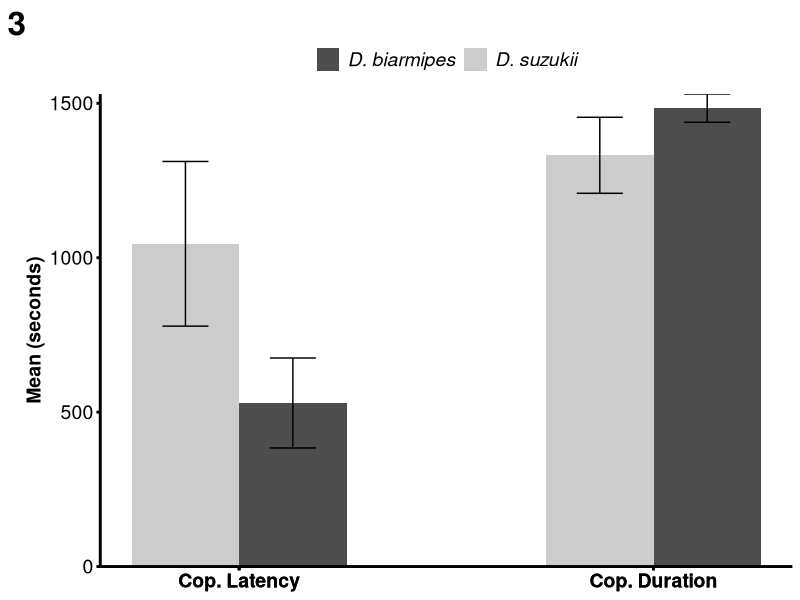

Here is the R script that generated this plot:
############################################## Script for SR analyses  #######################################################

#Analyzes sexual receptiveness data (% copulated, copulation latency, copulation duration) for D. suzukii & D. biarmipes
#Runs ANOVA, Tukey post-hoc test

#################################################################################################################################################

######## Set-up ########

#set working directory
setwd("C:/Users/rclar/Dropbox/McRobert Lab/Suzukii Paper/D_suzukii_behav")
getwd()

remove(list = ls())

#load libraries
library(tidyverse)
library(RColorBrewer)

#read in data
SR_data <- read_csv("SR_TidyData.csv", col_names = TRUE)

#################################################################################################################################################

######## Cop proportion analyses ########

#chi-square for 3-5 day virgins
#does the proportion 3-5 day virgins that cop v. don't cop differ across species
#set up chi-square table
cop_virgin <- c(10,20) #count of 3-5 virgins that cop (D suzukii, D biarmipies)
nocop_virgin <- c(10,0) #count of 3-5 virgins that didn't cop
cop_cont_virgin <- data.frame(cop_virgin, nocop_virgin) #cat together
  rownames(cop_cont_virgin) <- c("D_suzukii", "D_biarmipes") #row names
  colnames(cop_cont_virgin) <- c("Y", "N") #column names
cop_chi_virgin <- chisq.test(cop_cont_virgin) #chi-square test

#chi-square for 1-day post-mating
#does the proportion 1-day post-mating females that cop v. don't cop differ across species
#set up chi-square table
cop_1day <- c(3,1) #count of 1-day post-mating females that cop (D suzukii, D biarmipies)
nocop_1day <- c(17,19) #count of 1-day post-mating females that don't cop
cop_cont_1day <- data.frame(cop_1day, nocop_1day)
  rownames(cop_cont_1day) <- c("D_suzukii", "D_biarmipes")
  colnames(cop_cont_1day) <- c("Y", "N")
cop_chi_1day <- chisq.test(cop_cont_1day) #chi-square test

#chi-square for 7-day post-mating
#does the proportion 7-day post-mating females that cop v. don't cop differ across species
#set up chi-square table
cop_7day <- c(2,2) #count of 7-day post-mating females that cop (D suzukii, D biarmipies)
nocop_7day <- c(18,18) #count of 7-day post-mating females that don't cop
cop_cont_7day <- data.frame(cop_7day, nocop_7day)
  rownames(cop_cont_7day) <- c("D_suzukii", "D_biarmipes")
  colnames(cop_cont_7day) <- c("Y", "N")
cop_chi_7day <- chisq.test(cop_cont_7day) #chi-square test
cop_ft_7day <- fisher.test(cop_cont_7day) #fisher's exact test (bc table values so small)

#chi-square for 14-day post-mating
#does the proportion 14-day post-mating females that cop v. don't cop differ across species
#set up chi-square table
cop_14day <- c(3,2) #count of 14-day post-mating females that cop (D suzukii, D biarmipes)
nocop_14day <- c(17,10) #count of 14-day post-mating females that don't cop
cop_cont_14day <- data.frame(cop_14day, nocop_14day)
  rownames(cop_cont_14day) <- c("D_suzukii", "D_biarmipes")
  colnames(cop_cont_14day) <- c("Y", "N")
cop_chi_14day <- chisq.test(cop_cont_14day) #chi-square test
cop_ft_7day <- fisher.test(cop_cont_14day) #fisher's exact test 

#chi-square for all D suzukii
#does the proportion of D suzkii females that cop v. don't cop differ across treatments
#set up chi-square table
cop_ds <- c(10, 3, 2, 3) #count of females that cop (3-5 day virgins, 1-day PM, 7-day PM, 14-day PM)
nocop_ds <- c(10, 17, 18, 17) #count of females that don't cop
cop_cont_ds <- data.frame(cop_ds, nocop_ds)
  rownames(cop_cont_ds) <- c("Virgin", "PM1", "PM7", "PM14")
  colnames(cop_cont_ds) <- c("Y", "N")
cop_chi_ds <- chisq.test(cop_cont_ds) #chi-square test
cop_ft_ds <- fisher.test(cop_cont_ds) #fisher's exact test

#chi-square for all D biarmipes
#does the proportion of D biarmipes females that cop v. don't cop differ across treatments
#set up chi-square table
cop_db <- c(20, 1, 2, 2) #count of females that cop (3-5 day virgins, 1-day PM, 7-day PM, 14-day PM)
nocop_db <- c(0, 19, 18, 10) #count of females that don't cop
cop_cont_db <- data.frame(cop_db, nocop_db)
  rownames(cop_cont_db) <- c("Virgin", "PM1", "PM7", "PM14")
  colnames(cop_cont_db) <- c("Y", "N")
cop_chi_db <- chisq.test(cop_cont_db) #chi-square test
cop_ft_db <- fisher.test(cop_cont_db) #fisher's exact test

#################################################################################################################################################

######## CL & CD analyses ########

#remove rows with no copulation event
SR_data_clean <- SR_data[which(SR_data$Cop=='Y'),]

#subset to each copulation status (virgin, 1-day PM, etc.)
SR_virgins <- SR_data_clean[which(SR_data_clean$Virgin=='Y'),]

#t-tests
CL_ttest <- t.test(Cop_Latency ~ Species, data = SR_virgins, var.equal = FALSE) #cop latency t-test
CD_ttest <- t.test(Cop_Duration ~ Species, data = SR_virgins, var.equal = FALSE) #cop duration t-test

######## mean, SDs & SEs ########

##### D suzukii virgins 3-5 days ####
DS <- SR_virgins[which(SR_virgins$Test=='DS_V3-5'),] #subset dataframe

#DS 3-5 days CL data
DS_CL_mean <- mean(DS$Cop_Latency) #calculate mean
DS_CL_SD <- sd(DS$Cop_Latency) #calculate SD
DS_CL_SE <- DS_CL_SD/sqrt(10) #calculate SE

#DS 3-5 days CD data
DS_CD_mean <- mean(DS$Cop_Duration)
DS_CD_SD <- sd(DS$Cop_Duration)
DS_CD_SE <- DS_CD_SD/sqrt(10)

#### D biarmipes virgins 3-5 days ####
DB <- SR_virgins[which(SR_virgins$Test=='DB_V3-5'),] #subset dataframe

#DB 3-5 days CL data
DB_CL_mean <- mean(DB$Cop_Latency)
DB_CL_SD <- sd(DB$Cop_Latency)
DB_CL_SE <- DB_CL_SD/sqrt(20)

#DB 3-5 days CD data
DB_CD_mean <- mean(DB$Cop_Duration)
DB_CD_SD <- sd(DB$Cop_Duration)
DB_CD_SE <- DB_CD_SD/sqrt(20)

#### summarize results ####
#create vectors with means, SDs, etc.
Mean <- c(DS_CL_mean, DB_CL_mean, DS_CD_mean, DB_CD_mean) #pull means into one vector
SD <- c(DS_CL_SD, DB_CL_SD, DS_CD_SD, DB_CD_SD) #pulls SDs into one vector
SE <- c(DS_CL_SE, DB_CL_SE, DS_CD_SE, DB_CD_SE) #pulls SEs into one vector
Species <- c("D. suzukii", "D. biarmipes", "D. suzukii", "D. biarmipes")
Stat <- c("Cop. Latency", "Cop. Latency", "Cop. Duration", "Cop. Duration")

#cat vectors into one dataframe
SR_sum <- data.frame(Species, Stat, Mean, SD, SE)

#################################################################################################################################################

######## Visualize data ########

#assign bar width
bar_width <- 0.7

#### SR plot ####
#assign bar positions
SR_sum$center <- c(1.65, 1.65, 4.35, 4.35) #set breaks on x-axis (set so that consistent break between each "group" of bars)
SR_sum$pos <- c(1.3, 2, 4, 4.7) #set position of each bar

#SR bar plot
SRplot <- ggplot(data = SR_sum, aes(x= pos, y = Mean, fill = Species)) + 
  geom_col(position = "dodge", size = 0.3, width = bar_width) + 
  geom_errorbar(aes(ymin = Mean - SE, ymax = Mean + SE), width = 0.3)
SRplot_annotated <- SRplot + labs(y = "Mean (seconds)") + theme_bw() + 
  scale_x_continuous(breaks = SR_sum$center, labels = SR_sum$Stat) + 
  scale_y_continuous(expand = c(0,0)) + scale_fill_manual(values = c("gray30", "gray80")) + labs(tag = "3") + 
  theme(panel.border = element_blank(), panel.grid.major = element_blank(), panel.grid.minor = element_blank(),
        axis.line = element_line(size = 1), axis.ticks = element_line(color = "black", size = 1),
        axis.text = element_text(size = 14, color = "black"), axis.text.x = element_text(size = 14, face = "bold"), 
        axis.title = element_text(size = 14, face = "bold"), axis.title.x = element_blank(), 
        legend.position = "top", legend.text = element_text(size = 14, face = "italic"), 
        legend.title = element_blank(), plot.tag = element_text(size = 24, color = "black", face = "bold"))
SRplot_annotated

#save as eps file for publication
ggsave("SR.eps", plot = SRplot_annotated, width = 110, height = 120, units = "mm")
